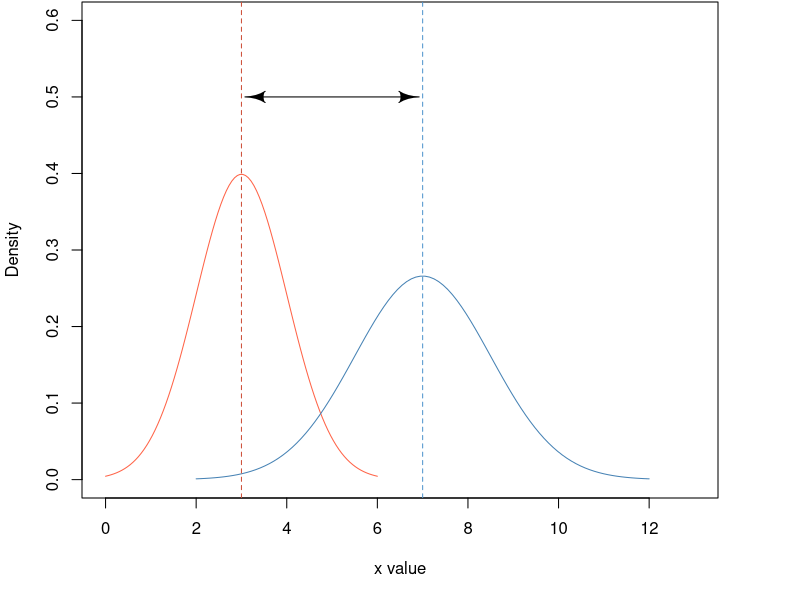
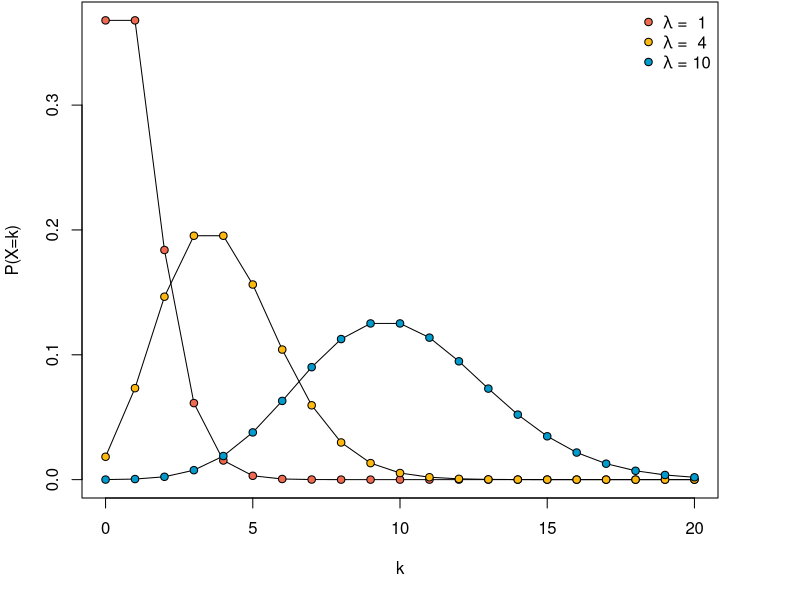
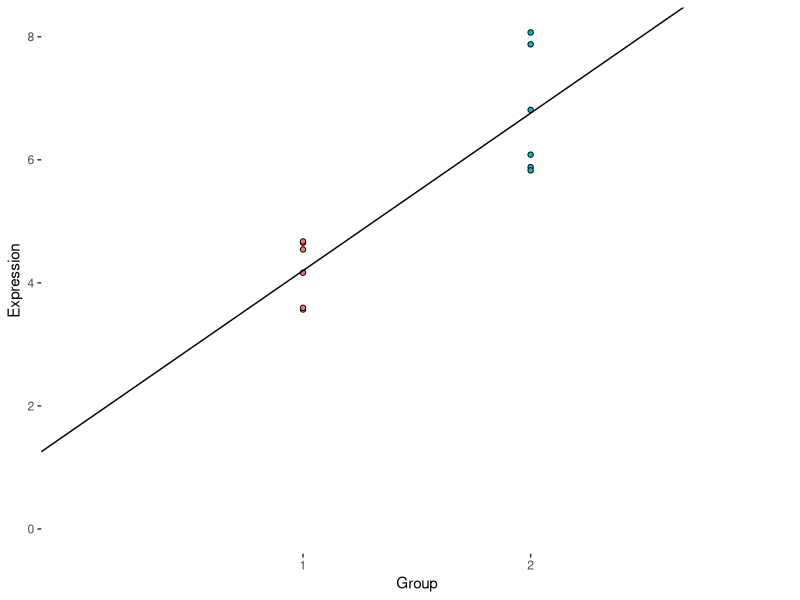

Generate these figures, in order, with R:
## ---- chunk 1
library(shape)
x1 <- seq(0, 6, length=100)
hx1 <- dnorm(x1, mean = 3, sd = 1)
x2 <- seq(2, 12, length=100)
hx2 <- dnorm(x2, mean = 7, sd = 1.5)
par(bg=NA, mar=c(5, 4, 0, 4) + 0.1) 

plot(x1, hx1, type="l", lty=1, 
     xlab="x value", ylab="Density",
     col="tomato", ylim=c(0, 0.6), xlim=c(0, 13))
lines(x2, hx2, type="l", col="steelblue")
abline(v=3, col="tomato3", lty=2)
abline(v=7, col="steelblue3", lty=2)
Arrows(3.3, 0.5, 6.7, 0.5, code = 3, arr.type = "curved")
## ---- chunk 2
x1 <- seq(0, 20)
hx1 <- dpois(x1, lambda = 1)
hx2 <- dpois(x1, lambda = 4)
hx3 <- dpois(x1, lambda = 10)
par(bg=NA, mar=c(5, 4, 0, 4) + 0.1) 
plot(x1, hx1, type="l", lty=1,
     xlab="k", ylab="P(X=k)")
lines(x1, hx2, type="l")
lines(x1, hx3, type="l")
cols <- c("coral2", "darkgoldenrod1", "deepskyblue3")
points(x1, hx1, bg=cols[1], pch=21)
points(x1, hx2, bg=cols[2], pch=21)
points(x1, hx3, bg=cols[3], pch=21)
leg <- c(expression(paste(lambda, " =  ", 1)),
         expression(paste(lambda, " =  ", 4)),
         expression(paste(lambda, " = ", 10)))
legend("topright", legend = leg, pt.bg = cols, pch=21, bty="n")
## ---- chunk 3
library(tidyverse)
dat <- data.frame(C1=rnorm(6, 4, 1),
                  C2=rnorm(6, 6, 1.3)) %>% 
    gather("Cat", "Expression") %>% 
    mutate(Group=as.numeric(factor(Cat)))

ewe <- lm(dat$Expression~dat$Group)

dat %>% 
    ggplot(aes(x=Group, y=Expression, fill=Cat)) +
        geom_point(pch=21) +
        geom_abline(slope=ewe$coefficients[2], intercept = ewe$coefficients[1]) +
        expand_limits(y = 0) +
        scale_x_continuous(limits=c(0, 3), breaks=c(1, 2)) +
        guides(fill=FALSE) + theme(panel.background = element_blank())
